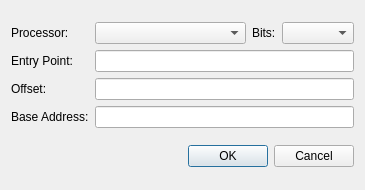
<?xml version="1.0" encoding="UTF-8"?>
<ui version="4.0">
 <class>ManualLoadDialog</class>
 <widget class="QDialog" name="ManualLoadDialog">
  <property name="windowModality">
   <enum>Qt::ApplicationModal</enum>
  </property>
  <property name="geometry">
   <rect>
    <x>0</x>
    <y>0</y>
    <width>365</width>
    <height>190</height>
   </rect>
  </property>
  <property name="windowTitle">
   <string>Manual Loader</string>
  </property>
  <property name="modal">
   <bool>true</bool>
  </property>
  <layout class="QVBoxLayout" name="verticalLayout">
   <item>
    <layout class="QGridLayout" name="gridLayout" columnstretch="0,1,0,0">
     <item row="0" column="0">
      <widget class="QLabel" name="label">
       <property name="text">
        <string>Processor:</string>
       </property>
      </widget>
     </item>
     <item row="0" column="1">
      <widget class="QComboBox" name="cbProcessors"/>
     </item>
     <item row="0" column="2">
      <widget class="QLabel" name="label_5">
       <property name="text">
        <string>Bits:</string>
       </property>
      </widget>
     </item>
     <item row="0" column="3">
      <widget class="QComboBox" name="cbBits"/>
     </item>
     <item row="1" column="0">
      <widget class="QLabel" name="label_2">
       <property name="text">
        <string>Entry Point:</string>
       </property>
      </widget>
     </item>
     <item row="1" column="1" colspan="3">
      <widget class="QLineEdit" name="leEntryPoint"/>
     </item>
     <item row="2" column="0">
      <widget class="QLabel" name="label_3">
       <property name="text">
        <string>Offset:</string>
       </property>
      </widget>
     </item>
     <item row="2" column="1" colspan="3">
      <widget class="QLineEdit" name="leOffset"/>
     </item>
     <item row="3" column="0">
      <widget class="QLabel" name="label_4">
       <property name="text">
        <string>Base Address:</string>
       </property>
      </widget>
     </item>
     <item row="3" column="1" colspan="3">
      <widget class="QLineEdit" name="leBaseAddress"/>
     </item>
    </layout>
   </item>
   <item>
    <widget class="QDialogButtonBox" name="buttonBox">
     <property name="orientation">
      <enum>Qt::Horizontal</enum>
     </property>
     <property name="standardButtons">
      <set>QDialogButtonBox::Cancel|QDialogButtonBox::Ok</set>
     </property>
    </widget>
   </item>
  </layout>
 </widget>
 <resources/>
 <connections>
  <connection>
   <sender>buttonBox</sender>
   <signal>accepted()</signal>
   <receiver>ManualLoadDialog</receiver>
   <slot>accept()</slot>
   <hints>
    <hint type="sourcelabel">
     <x>248</x>
     <y>254</y>
    </hint>
    <hint type="destinationlabel">
     <x>157</x>
     <y>274</y>
    </hint>
   </hints>
  </connection>
  <connection>
   <sender>buttonBox</sender>
   <signal>rejected()</signal>
   <receiver>ManualLoadDialog</receiver>
   <slot>reject()</slot>
   <hints>
    <hint type="sourcelabel">
     <x>316</x>
     <y>260</y>
    </hint>
    <hint type="destinationlabel">
     <x>286</x>
     <y>274</y>
    </hint>
   </hints>
  </connection>
 </connections>
</ui>
